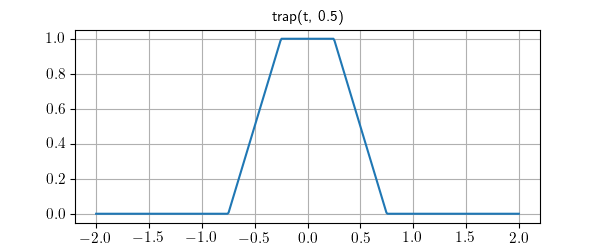

Write Python code to recreate this figure.
from matplotlib.pyplot import savefig, style
from lcapy import *

style.use('function.mplstyle')
trap(t, 0.5).plot((-2, 2), title='trap(t, 0.5)')
savefig(__file__.replace('.py', '.png'))
